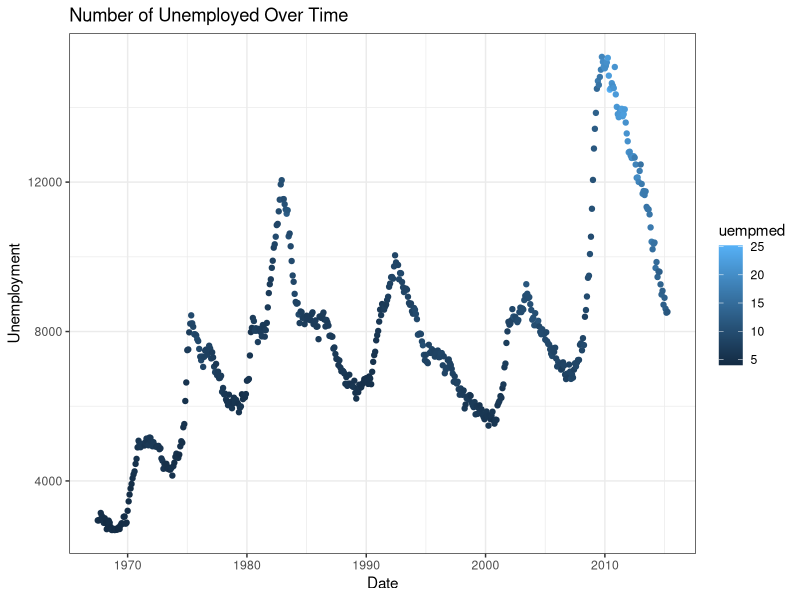
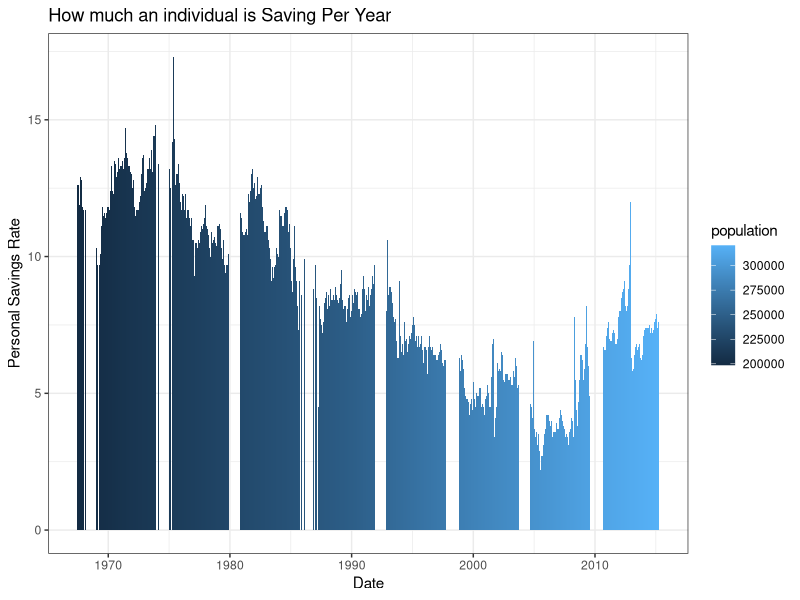
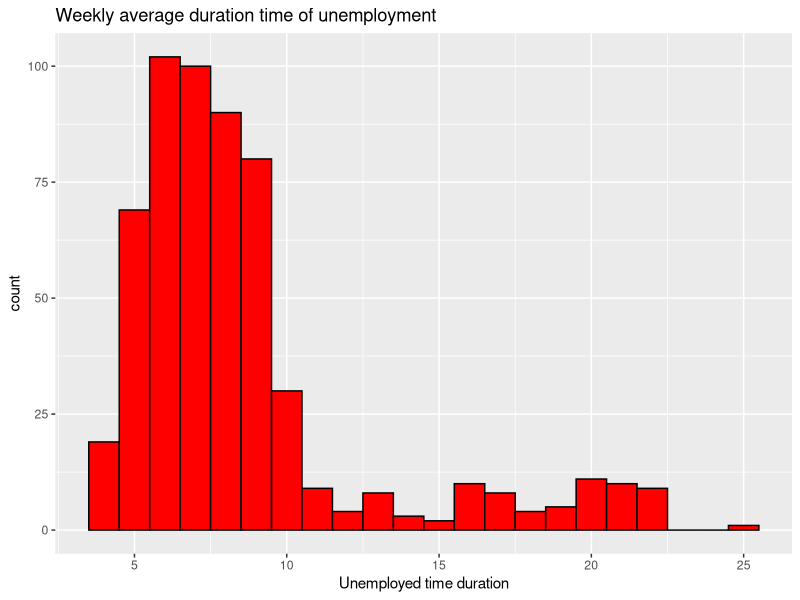
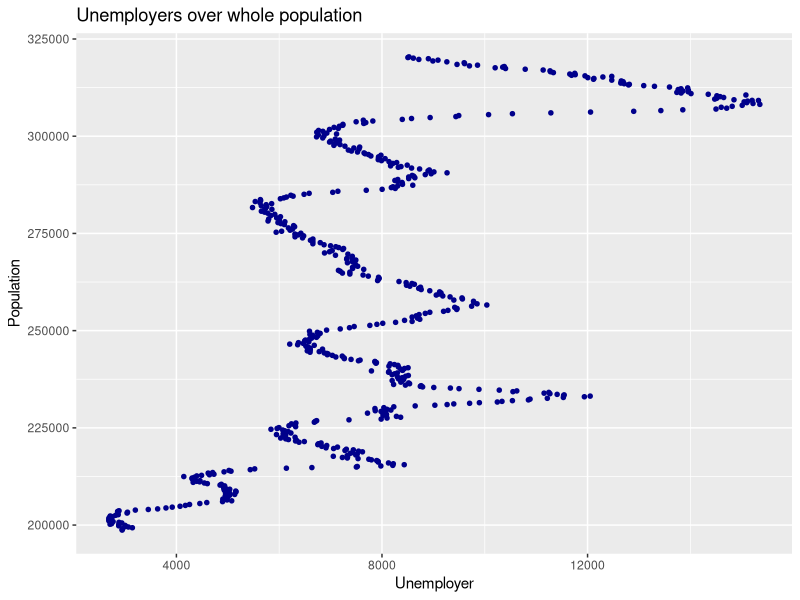
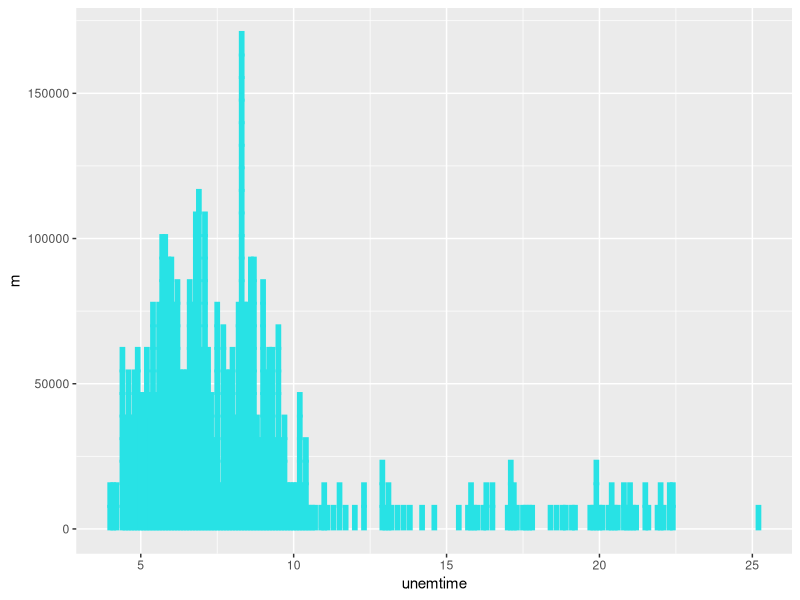
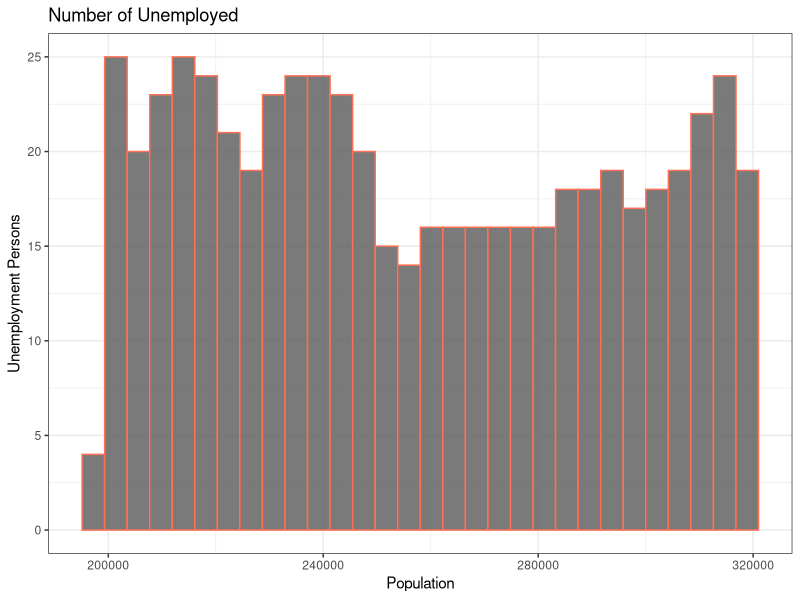
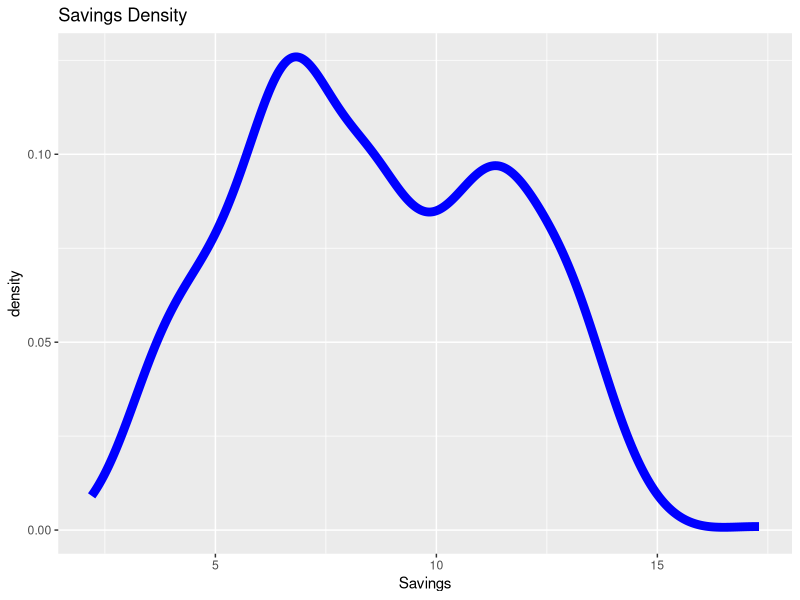
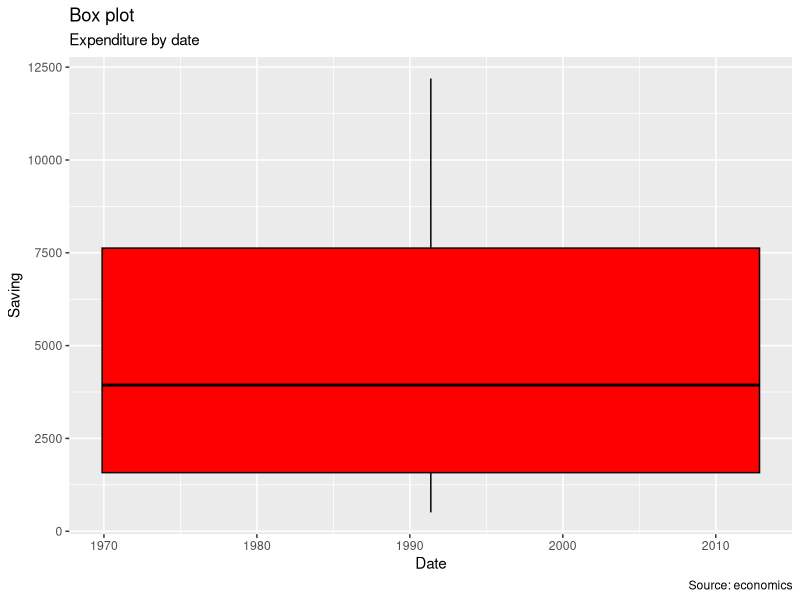

Write R code to recreate these figures, in order.
# Exercise.

library(ggplot2)
?economics
data(economics)
# 1. Please analyse using visual technics #economics dataset available in package # ggplot2.
# 2. Visualize charasteristics of this dataset.
# 3. Create bublechart for 3 variables of this dataset.

expenditure = economics$pce
pop = economics$pop
saving = economics$psavert
unemtime = economics$uempmed
unem = economics$unemploy

### Number of Unemployed Over Time

ggplot(economics,aes(x = date, y = unemploy)) +
  geom_point(aes(color =uempmed)) +
  labs(x = "Date",
       y = "Unemployment",
       title = "Number of Unemployed Over Time") +
  theme_bw()

#Individual Saving per Year
ggplot(economics) +
  geom_bar(aes(x = date, y = psavert, fill = pop), stat = 'identity') +
  labs(x = "Date",
       y = "Personal Savings Rate",
       fill = 'population',
       title = "How much an individual is Saving Per Year") +
  theme_bw()

#Average duration of unemployment per weeks
hist=ggplot(economics,aes(unemtime))
hist+geom_histogram(binwidth = 1,fill='red',colour='black')+
labs(x='Unemployed time duration',  title = "Weekly average duration time of unemployment")




#Unemployers over whole population
UnemPop <- ggplot(economics, aes(unem,pop))
UnemPop + geom_point(colour='darkblue',size=2, shape=20)+
labs(x='Unemployer',y='Population',title='Unemployers over whole population')


#in below not finish
m = mean(unem)
MeanUnemployment = ggplot(economics,aes(x=unemtime,y=m))
MeanUnemployment + geom_bar(stat='identity',fill = 'red', colour='5',size=1)


ggplot(economics,aes(x=pop,fill=date)) + geom_histogram(color='coral1',alpha=0.8,position ='identity')+
scale_fill_manual(values=c(saving, unem)) +labs(x = "Population", y = "Unemployment Persons", title = "Number of Unemployed ")+
theme_bw()




ggplot(economics, aes(x=saving)) + geom_density(color='blue', alpha=0.8,lwd=3)+
  labs(title='Savings Density',x='Savings')


gi=ggplot(economics, aes(date,expenditure))
gi + geom_boxplot(varwidth=T,colour='black',bg='red')+
labs(title="Box plot", 
     subtitle="Expenditure by date",
     caption="Source: economics",
     x="Date",
     y="Saving")
# labs(subtitle = 'expenditure vs mean unem time',title='bubble chart')) 
# geom_jitter(aes(col=pop,size=hwy))
# geom_smooth(aes(col=pop,method='lm',se = F))




#bubble chart
# Creating bublechart in graphics



# Step 2. Creating circles with size related to third variable (in this case # population)

symbols(saving, expenditure, circles=pop)

# Step 3. Creating circles related to radius

 #radius <- sqrt( crime$pop/ pi )
 #symbols(pop, unem, circles=radius)

# Step 4.Calibrating size of circles and adding colours

 #symbols(expenditure, saving,fg="gray", bg="purple", xlab="expenditure", ylab="saving")

# Step 5. Adding text labels

 
#text(expenditure, saving, unemtime, cex=1)

bubble=ggplot(economics, aes(x=expenditure, y=unem, size=pop, label=date))

bubble  + geom_point(colour="black", fill="purple", shape=1)+ scale_size_area(max_size = 15)+
  scale_x_continuous(name="Expenditure")+
  scale_y_continuous(name="Unemployment Persons")+
  geom_text(size=2)+
  theme_bw()
